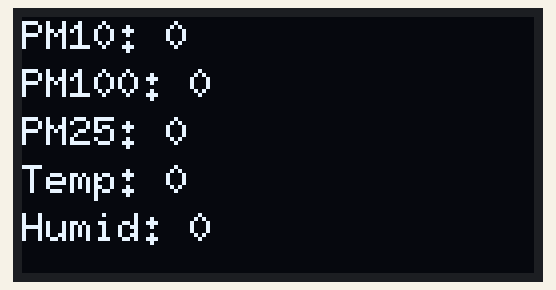
The sketch below on a simulated Arduino Uno, built with avr-gcc and run on an emulated ATmega328P. Parts: 128×64 one-colour display.

Above: at 66.6 s.

The sketch:

PM5003T.ino
```cpp
/*
 * Generated using BlocklyDuino:
 *
 * https://github.com/MediaTek-Labs/BlocklyDuino-for-LinkIt
 *
 * Date: Sun, 09 Jan 2022 21:20:13 GMT
 */
/*  部份程式由吉哥積木產生  */
/*  https://sites.google.com/jes.mlc.edu.tw/ljj/linkit7697  */
#include "Wire.h"
#include "U8g2lib.h"
#include <SoftwareSerial.h>

U8G2_SSD1306_128X64_NONAME_F_HW_I2C u8g2(U8G2_R0, /* reset=*/ U8X8_PIN_NONE);
int clock_center_x=64;
int clock_center_y=32;
SoftwareSerial pms5003tSerial(3, 0);
long pmat10_ = 0;
long pmat25_ = 0;
long pmat100_ = 0;
long Temp_ = 0;
long Humid_ = 0;
char buf[50];

void retrievepm25(){
  int count = 0;
  unsigned char c;
  unsigned char high;
  while (pms5003tSerial.available()) {
     c = pms5003tSerial.read();
     if((count==0 && c!=0x42) || (count==1 && c!=0x4d)){
       break;
     }
     if(count > 27){
       break;
     }
      else if(count == 10 || count == 12 || count == 14 || count == 24 || count == 26) {
       high = c;
     }
     else if(count == 11){
       pmat10_ = 256*high + c;
     }
     else if(count == 13){
       pmat25_ = 256*high + c;
     }
     else if(count == 15){
       pmat100_ = 256*high + c;
     }
      else if(count == 25){
          Temp_ = (256*high + c)/10;
     }
     else if(count == 27){
                  Humid_ = (256*high + c)/10;
    }       count++;
  }  while(pms5003tSerial.available()) pms5003tSerial.read();
}

void setup()
{
  u8g2.begin();
  u8g2.enableUTF8Print();
  u8g2.setFont(u8g2_font_6x10_tf);
  u8g2.setFontRefHeightExtendedText();
  u8g2.setDrawColor(1);
  u8g2.setFontPosTop();
  u8g2.setFontDirection(0);

  Serial.begin(9600);

  u8g2.clearDisplay();
  pms5003tSerial.begin(9600);

}


void loop()
{
  retrievepm25();
  u8g2.clearDisplay();
  u8g2.setFont(u8g2_font_6x10_mf);
  u8g2.firstPage();
  do {
    u8g2.setCursor(0, 0);
    u8g2.print(String(String("PM10: ")+String(pmat10_)).c_str());
    u8g2.setCursor(0, 12);
    u8g2.print(String(String("PM100: ")+String(pmat100_)).c_str());
    u8g2.setCursor(0, 24);
    u8g2.print(String(String("PM25: ")+String(pmat25_)).c_str());
    u8g2.setCursor(0, 36);
    u8g2.print(String(String("Temp: ")+String(Temp_)).c_str());
    u8g2.setCursor(0, 48);
    u8g2.print(String(String("Humid: ")+String(Humid_)).c_str());

    u8g2.sendBuffer();
  } while (u8g2.nextPage());
}
```
